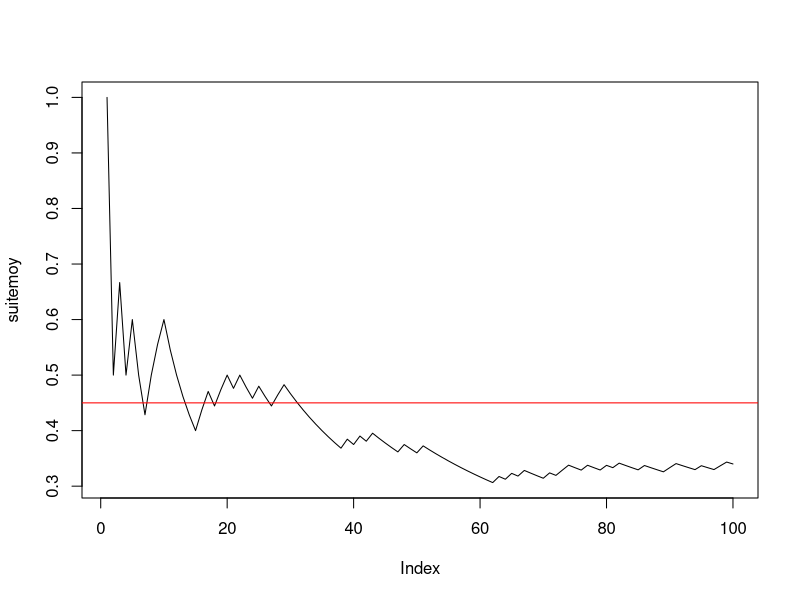

R code for this plot: (Note: this script raises an error after producing the figure.)

#--------question 1------------
n <- 100
p <- 0.45
x <- rbinom(n, 1, p)
#--------question 2------------
cumsum(x)
taille <- 1:n
suitemoy <- cumsum(x) / taille
#--------question 3------------
plot(suitemoy, type = "l")
abline(h = p, col = "red")

#------------Exercice 2------------------------



#--------question 1------------
n <- 100
mu <- -2
sigma <- 2
xg <- rnorm(n, mu, sigma)
#--------question 2------------
cumsum(xg)
rm(taille)
taille <- 1:n
rm(suitemoyg)
suitemoyg
suitemoyg <- cumsum(xg) / taille
#--------question 3------------
plot(suitemoyg, type = "l", ylim = c(-10, 6))
abline(h = mu, col = "red")


#------------Exercice 3------------------------

#---------question 1--------------------------
mu <- -2
sigma <- 2
n <- 5
x <- rnorm(n, mu, sigma)
moyx <- mean(x)

#---------question 2--------------------------
y <- rnorm(n, mu, sigma)
moyy <- mean(y)
rbind(x, y) -> M
rowMeans(M)

#---------question 3--------------------------
N <- 1000
Mdata <- matrix(rnorm(n * N, mu, sigma), ncol = n, byrow = T)
dim(Mdata)


#---------question 4--------------------------
(rowMeans(Mdata) -> moyennes) # calcule les moyennes pour les N, n-échantillons tirés.
apply(Mdata, MARGIN = 1, mean) # alternative pour effectuer les moyennes en ligne

#---------question 5--------------------------
mean(moyennes) # moyenne empirique des N réalisations de Xbar_n
sd(moyennes) * sqrt((length(moyennes) - 1) / length(moyennes)) # ecart-type empirique
sd(moyennes) # écart-type estimé sans biais = ecart-type empirique corrigé

#---------question 6--------------------------
hist(moyennes, prob = T, main = "Répartition de la moyenne empirique des Xi, i=1,....,n") # la répartition observée de Xbar_n
(abs <- seq(1.2 * min(moyennes), 1.2 * max(moyennes), (max(moyennes) - min(moyennes)) / 100))
points(abs, dnorm(abs, mu, sigma / sqrt(n)), col = 2, type = "l")
abline(v = mean(moyennes), col = 3, lty = "dashed") # moyenne de l'échantillon
abline(v = mu, col = 2) # moyenne théorique mu de la loi de Xbar
# belle adéquation de l'échantillon à la normale, que l'on peut verifier avec dte de Henry
qqnorm(moyennes) # les points sont presque alignés la loi de Xbar_n est donc bien normale
qqline(moyennes, col = 2) # autour de la droite rouge qui passe par les deux points
# (1er quartile theo de la centrée réduite,1er quartile empirique) et
# (3ieme quartile theo de la centrée réduite,3ieme quartile empirique)
# mean(echantillon) et écart-type empirique sd(échantillon)*sqrt((n-1)/n). e
# En effet si on ajoute la droite passant par ces deux points elle se confond
# avec qqline. droite de Henry

(x1 <- qnorm(0.25))
(x2 <- qnorm(0.75))
(y1 <- quantile(moyennes, 0.25, type = 1))
(y2 <- quantile(moyennes, 0.75, type = 1))
abline(y1 - (y2 - y1) * x1 / (x2 - x1), (y2 - y1) / (x2 - x1), col = 3) # droite de Henry

#----------question 7-------------------------
moyennecr <- sqrt(n) * (moyennes - mu) / sigma
hist(moyennecr, prob = T, main = "Répartition observée de la moyenne empirique centrée réduite")
(abscr <- seq(1.2 * min(moyennecr), 1.2 * max(moyennecr), (max(moyennecr) - min(moyennecr)) / 100))
points(abscr, dnorm(abscr), col = 2, type = "l")
abline(v = mean(moyennecr), col = 3, lty = "dashed") # moyenne empirique de l'échantillon
abline(v = 0, col = 2) # moyenne théorique  de la loi normale centrée réduite

qqnorm(moyennecr)
qqline(moyennecr) # droite de Henry

#-----------question 8------------
n <- 50
# puis réexecuter les lignes 67 à 107 : la loi reste gaussienne mais
# l'écart-type de Xbarn est plus petit avec n=50 qu'avec n=2
sd(moyennes)
sigma / sqrt(n)

n <- 2
# puis réexecuter les lignes 67 à 107 : LA LOI EST TOUJOURS GAUSSIENNE MEME AVEC n PETIT
# C'EST UNE PROPRIETES CARACTÉRISTIQUE DE LA LOI NORMALE MAIS QUI NE S'APPLIQUE PAS AUX AUTRES
# LOIS COMME PAR EX A LA BERNOULLI ==> VOIR EXO SUIVANT
sd(moyennes)
# l'écart type empirique est EN REVANCHE plus faible avec n=2 qu'avec n=50 :
# normal il estime sigma/sqrt(n) or :
sigma / sqrt(n)

#####################################################################################
# CE QU'IL FAUT RETENIR DE CET EXERCICE : LA LOI DE XBAR EST GAUSSIENNE SI L'ÉCHANTILLON EST
# GAUSSIEN ET DE TAILLE QUELCONQUE n. LE RESULTAT DU THEOREME CENTRAL LIMITE EST VRAI DANS CE CAS
# POUR TOUT n ET PAS SEULEMENT POUR n GRAND
###################################################################################

###################################################
#------------Exercice 4------------------------
###################################################

#---------question 1--------------------------
p <- 0.45
n <- 5
N <- 100
rm(Mdata) # efface l'objet précedemment créé Mdata

Mdata <- matrix(rbinom(n * N, 1, p), ncol = n, byrow = T) # N échantillons de taille n disposés en lignes
dim(Mdata) # dimension de la matrice N lignes et n colonnes

(rowMeans(Mdata) -> moyennes) # calcule les moyennes pour les N, n-échantillons tirés.


mean(moyennes) # moyenne empirique des N réalisations de Xbar_n
sd(moyennes) * sqrt((length(moyennes) - 1) / length(moyennes)) # ecart-type empirique
sd(moyennes) # écart-type estimé sans biais = ecart-type empirique corrigé

#---------histogramme de xbar_n--------------------------
hist(moyennes, prob = T, ylim = c(0, max(dnorm(p, p, sqrt(p * (1 - p) / n)), 4)), main = "Répartition de la moyenne empirique des Xi, i=1,....,n") # la répartition observée de Xbar_n
(abs <- seq(.8 * min(moyennes), 1.2 * max(moyennes), (max(moyennes) - min(moyennes)) / 100))
points(abs, dnorm(abs, p, sqrt(p * (1 - p) / n)), col = 2, type = "l")
abline(v = mean(moyennes), col = 3, lty = "dashed") # moyenne de l'échantillon
abline(v = p, col = 2) # moyenne théorique mu de la loi de Xbar
qqnorm(moyennes) # vraiment pas gaussien !
qqline(moyennes, col = 2)
# AUCUNE ADEQUATION  de l'échantillon à la normale CAR n EST TROP PETIT ET LE TCL N'EST
# PAS VERIFIE. ON REFAIT LA SIMUL AVEC n=200 :

n <- 200
# puis réeéxuter les lignes 142 à 161

# EUREKA CA MARCHE BEAUCOUP MIEUX ET ON A BIEN UNE REPARTITION GAUSSIENNE CAR n EST SUFFISAMMENT GRAND POUR
# QUE LE TCL SOIT VERIFIE !
######################################

qqnorm(moyennes)
qqline(moyennes, col = "red")

# Si on augmente N on améliore l'estimation de la densité de Xbarn par l'histogramme
# des N réalisations de Xbarn mais si n est petit on n'observe pas un histogramme
# ressemblant à une gaussienne puisque le TCL ne s'applique que si n est assez grand.
# Essayer avec
N <- 1000
n <- 4
# puis lignes 142 à 159.
N <- 1000
n <- 100
# puis lignes 142 à 159.
